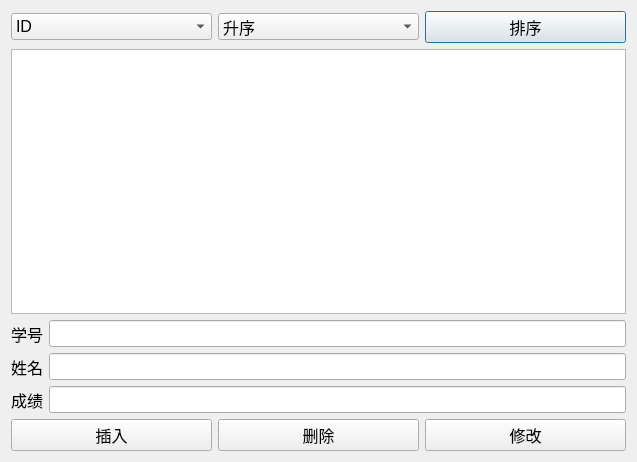
<?xml version="1.0" encoding="UTF-8"?>
<ui version="4.0">
 <class>StudentDialog</class>
 <widget class="QDialog" name="StudentDialog">
  <property name="geometry">
   <rect>
    <x>0</x>
    <y>0</y>
    <width>637</width>
    <height>462</height>
   </rect>
  </property>
  <property name="font">
   <font>
    <pointsize>12</pointsize>
   </font>
  </property>
  <property name="windowTitle">
   <string>学生成绩管理系统</string>
  </property>
  <layout class="QVBoxLayout" name="verticalLayout">
   <item>
    <layout class="QHBoxLayout" name="horizontalLayout">
     <item>
      <widget class="QComboBox" name="value_comboBox">
       <item>
        <property name="text">
         <string>ID</string>
        </property>
       </item>
       <item>
        <property name="text">
         <string>SCORE</string>
        </property>
       </item>
      </widget>
     </item>
     <item>
      <widget class="QComboBox" name="cond_comboBox">
       <item>
        <property name="text">
         <string>升序</string>
        </property>
       </item>
       <item>
        <property name="text">
         <string>降序</string>
        </property>
       </item>
      </widget>
     </item>
     <item>
      <widget class="QPushButton" name="sord_pushButton">
       <property name="text">
        <string>排序</string>
       </property>
      </widget>
     </item>
    </layout>
   </item>
   <item>
    <widget class="QTableView" name="tableView"/>
   </item>
   <item>
    <layout class="QGridLayout" name="gridLayout">
     <item row="1" column="1">
      <widget class="QLineEdit" name="name_lineEdit"/>
     </item>
     <item row="2" column="1">
      <widget class="QLineEdit" name="ID_lineEdit"/>
     </item>
     <item row="3" column="1">
      <widget class="QLineEdit" name="score_lineEdit"/>
     </item>
     <item row="3" column="0">
      <widget class="QLabel" name="label_3">
       <property name="text">
        <string>成绩</string>
       </property>
      </widget>
     </item>
     <item row="2" column="0">
      <widget class="QLabel" name="label">
       <property name="text">
        <string>姓名</string>
       </property>
      </widget>
     </item>
     <item row="1" column="0">
      <widget class="QLabel" name="label_2">
       <property name="text">
        <string>学号</string>
       </property>
      </widget>
     </item>
    </layout>
   </item>
   <item>
    <layout class="QHBoxLayout" name="horizontalLayout_2">
     <item>
      <widget class="QPushButton" name="insert_pushButton">
       <property name="text">
        <string>插入</string>
       </property>
      </widget>
     </item>
     <item>
      <widget class="QPushButton" name="delete_pushButton">
       <property name="text">
        <string>删除</string>
       </property>
      </widget>
     </item>
     <item>
      <widget class="QPushButton" name="update_pushButton">
       <property name="text">
        <string>修改</string>
       </property>
      </widget>
     </item>
    </layout>
   </item>
  </layout>
 </widget>
 <resources/>
 <connections/>
</ui>
